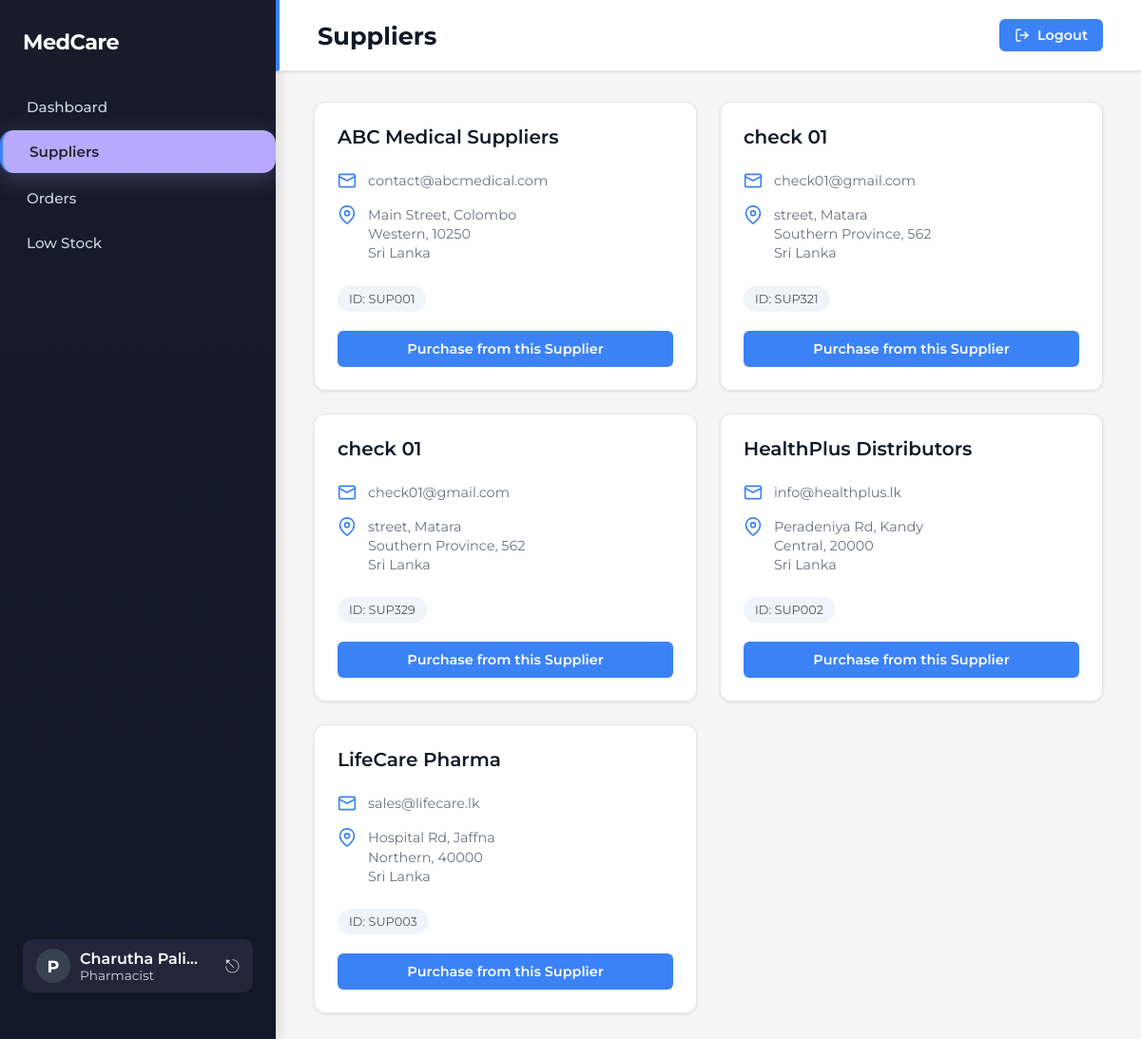
/view_suppliers.php (signed in), run on the app's committed database.
### tables this page shows
CREATE TABLE IF NOT EXISTS `supplier` (
  `SUPPLIER_ID` varchar(10) NOT NULL,
  `COMPANY_NAME` char(50) NOT NULL,
  `EMAIL` varchar(100) NOT NULL,
  `ZIP_CODE` varchar(50) NOT NULL,
  `CITY` char(50) NOT NULL,
  `STREET` char(50) NOT NULL,
  `STATE` char(50) NOT NULL,
  `COUNTRY` char(50) NOT NULL,
  PRIMARY KEY (`SUPPLIER_ID`)
);

### public/view_suppliers.php (the view, shortened to what this page needs)
<?php
require_once '../config/db_connect.php';
$f_name = $_SESSION['f_name'] ?? 'Pharmacist';
$l_name = $_SESSION['l_name'] ?? '';
$sql = "SELECT SUPPLIER_ID, COMPANY_NAME, EMAIL, STREET, CITY, STATE, ZIP_CODE, COUNTRY
        FROM supplier
        ORDER BY COMPANY_NAME";
$result = $conn->query($sql);
?>
<!DOCTYPE html>
<html lang="en">
<head>
<link rel="stylesheet" href="../css/dashboard.css">
</head>
<body>
<div class="sidebar" style="background: linear-gradient(180deg, #181c2a 0%, #111827 100%); color: #fff; min-width: 290px; width: 290px; display: flex; flex-direction: column; align-items: stretch; justify-content: space-between; height: 100vh; position: fixed; left: 0; top: 0; box-shadow: 4px 0 12px rgba(0,0,0,0.10); overflow: hidden;">
    <div>
        <div class="sidebar-logo" style="padding: 0 24px; margin-bottom: 32px; font-size: 1.4rem; font-weight: 700; letter-spacing: -0.5px; color: #fff;">MedCare</div>
        <nav class="sidebar-nav" style="display: flex; flex-direction: column; gap: 2px;">
            <a href="dashboard_pharmacist.php" style="display: flex; align-items: center; gap: 12px; padding: 13px 28px; border-radius: 12px; color: #cbd5e1; font-weight: 500;">Dashboard</a>
            <a href="view_suppliers.php" class="active" style="display: flex; align-items: center; gap: 12px; padding: 13px 28px; border-radius: 14px; background: #b7aaff; color: #23232a; font-weight: 600; margin-bottom: 2px; margin-left: 10; margin-right: -8px; box-shadow: 0 6px 24px 0 rgba(183,170,255,0.25), 0 1.5px 8px 0 rgba(0,0,0,0.10); position: relative; z-index: 2;">Suppliers</a>
            <a href="view_orders.php" style="display: flex; align-items: center; gap: 12px; padding: 13px 28px; border-radius: 12px; color: #cbd5e1; font-weight: 500;">Orders</a>
            <a href="view_low_stock.php" style="display: flex; align-items: center; gap: 12px; padding: 13px 28px; border-radius: 12px; color: #cbd5e1; font-weight: 500;">Low Stock</a>
        </nav>
    </div>
    <div style="padding: 0 24px 24px 24px;">
        <div style="display: flex; align-items: center; gap: 10px; background: #23263a; border-radius: 10px; padding: 10px 14px;">
            <div style="width: 36px; height: 36px; border-radius: 50%; background: #374151; display: flex; align-items: center; justify-content: center; font-size: 1.1em; font-weight: 700; color: #fff;">P</div>
            <div style="flex:1; min-width:0;">
                <div style="font-size: 1em; font-weight: 600; color: #fff; white-space:nowrap; overflow:hidden; text-overflow:ellipsis;">
                    <?php echo htmlspecialchars($f_name . ' ' . $l_name); ?>
                </div>
                <div style="font-size: 0.85em; color: #cbd5e1;">Pharmacist</div>
            </div>
            <a href="logout.php" style="color: #cbd5e1; font-size: 1.2em; text-decoration: none; margin-left: 8px;">⎋</a>
        </div>
    </div>
</div>
<div class="main-content">
    <div class="header-bar">
        <h1>Suppliers</h1>
        <a href="logout.php" style="display: flex; align-items: center; gap: 8px; color: white; background: #3B82F6; text-decoration: none; font-weight: 600; padding: 8px 16px; border-radius: 6px; transition: all 0.3s; font-size: 0.9rem;" onmouseover="this.style.background='#2563EB';" onmouseout="this.style.background='#3B82F6';">
            <svg width="16" height="16" viewBox="0 0 24 24" fill="none" stroke="currentColor" stroke-width="2" stroke-linecap="round" stroke-linejoin="round">
                <path d="M9 21H5a2 2 0 0 1-2-2V5a2 2 0 0 1 2-2h4"></path>
                <polyline points="16 17 21 12 16 7"></polyline>
                <line x1="21" y1="12" x2="9" y2="12"></line>
            </svg>
            Logout
        </a>
    </div>
    <div class="content">
        <?php if ($result && $result->num_rows > 0): ?>
            <div class="supplier-grid">
                <?php while ($row = $result->fetch_assoc()): ?>
                    <div class="supplier-card">
                        <h3><?= htmlspecialchars($row['COMPANY_NAME']) ?></h3>
                        <div class="supplier-info">
                            <div class="info-row">
                                <div class="info-icon">
                                    <svg width="20" height="20" viewBox="0 0 24 24" fill="none" stroke="currentColor" stroke-width="2" stroke-linecap="round" stroke-linejoin="round">
                                        <rect x="2" y="4" width="20" height="16" rx="2"></rect>
                                        <path d="m22 7-10 5L2 7"></path>
                                    </svg>
                                </div>
                                <span><?= htmlspecialchars($row['EMAIL']) ?></span>
                            </div>
                            <div class="info-row">
                                <div class="info-icon">
                                    <svg width="20" height="20" viewBox="0 0 24 24" fill="none" stroke="currentColor" stroke-width="2" stroke-linecap="round" stroke-linejoin="round">
                                        <path d="M21 10c0 7-9 13-9 13s-9-6-9-13a9 9 0 0 1 18 0z"></path>
                                        <circle cx="12" cy="10" r="3"></circle>
                                    </svg>
                                </div>
                                <span>
                                    <?= htmlspecialchars($row['STREET'] . ', ' . $row['CITY']) ?><br>
                                    <?= htmlspecialchars($row['STATE'] . ', ' . $row['ZIP_CODE']) ?><br>
                                    <?= htmlspecialchars($row['COUNTRY']) ?>
                                </span>
                            </div>
                        </div>
                        <span class="supplier-id">ID: <?= htmlspecialchars($row['SUPPLIER_ID']) ?></span>
                        <a href="create_purchase.php?supplier_id=<?= urlencode($row['SUPPLIER_ID']) ?>" class="btn-purchase">
                            Purchase from this Supplier
                        </a>
                    </div>
                <?php endwhile; ?>
            </div>
        <?php endif; ?>
    </div>
</div>
</body>
</html>

### css/dashboard.css (style rules this page uses)
* { margin: 0; padding: 0; box-sizing: border-box; }
body { font-family: 'Montserrat', sans-serif; background: #f5f5f5; display: flex; height: 100vh; }
.sidebar { width: 240px; background: linear-gradient(180deg, #1F2937 0%, #111827 100%); color: white; padding: 30px 0px; position: fixed; height: 100vh; overflow-y: hidden; box-shadow: 4px 0 12px rgba(0,0,0,0.1); }
.sidebar-logo { padding: 10px 24px; margin-bottom: 32px; font-size: 1.4rem; font-weight: 700; letter-spacing: -0.5px; }
.sidebar-nav { display: flex; flex-direction: column; }
.sidebar-nav a, .sidebar-nav button { display: flex; align-items: center; padding: 12px 24px; text-decoration: none; color: #9CA3AF; font-size: 0.95rem; font-weight: 500; transition: all 0.2s; border: none; background: none; cursor: pointer; width: 100%; text-align: left; }
.sidebar-nav a.active { background: rgba(59,130,246,0.1); color: #3B82F6; border-left: 3px solid #3B82F6; padding-left: 21px; }
.main-content { margin-left: 240px; flex: 1; display: flex; flex-direction: column; }
.header-bar { background: #e8f0fe; padding: 24px; border-radius: 0px; box-shadow: 0 1px 3px rgba(0,0,0,0.1); border-left: 4px solid #3B82F6; text-align: center; position: relative; transition: background 0.2s; }
.header-bar h1 { color: #111827; }
.content { flex: 1; overflow-y: auto; padding: 32px 40px; }

### public/view_suppliers.php (style rules this page uses)
* { margin: 0; padding: 0; box-sizing: border-box; }
body { font-family: 'Montserrat', sans-serif; background: #f5f5f5; display: flex; height: 100vh; }
.main-content { margin-left: 290px; flex: 1; display: flex; flex-direction: column; }
.header-bar { background: white; padding: 20px 40px; display: flex; justify-content: space-between; align-items: center; box-shadow: 0 1px 3px rgba(0,0,0,0.1); border-bottom: 1px solid #e5e7eb; }
.header-bar h1 { color: #111827; font-size: 1.6rem; font-weight: 700; margin: 0; }
.content { flex: 1; overflow-y: auto; padding: 32px 40px; }
.supplier-grid { display: grid; grid-template-columns: repeat(auto-fill, minmax(280px, 1fr)); gap: 24px; }
.supplier-card { background: white; border-radius: 12px; padding: 24px; box-shadow: 0 1px 3px rgba(0,0,0,0.1); border: 1px solid #e5e7eb; transition: all 0.3s; }
.supplier-card h3 { font-size: 1.25rem; font-weight: 600; color: #111827; margin-bottom: 16px; }
.supplier-info { margin-bottom: 16px; }
.info-row { display: flex; align-items: flex-start; padding: 8px 0; gap: 12px; font-size: 0.9rem; color: #6B7280; line-height: 1.4; }
.info-icon { width: 20px; height: 20px; display: flex; align-items: center; justify-content: center; flex-shrink: 0; color: #3B82F6; }
.supplier-id { display: inline-block; padding: 6px 12px; background: #f0f4f8; border-radius: 20px; font-size: 0.8rem; color: #4B5563; margin-bottom: 20px; }
.btn-purchase { width: 100%; padding: 10px; background: #3B82F6; color: white; border: none; border-radius: 6px; font-size: 0.9rem; font-weight: 600; cursor: pointer; text-decoration: none; display: block; text-align: center; transition: 0.2s; }

### data on the page
supplier: COMPANY_NAME "ABC Medical Suppliers", EMAIL "contact@abcmedical.com", STREET+CITY "Main Street, Colombo", STATE+ZIP_CODE "Western, 10250", COUNTRY "Sri Lanka", SUPPLIER_ID "SUP001"
supplier: COMPANY_NAME "check 01", EMAIL "check01@gmail.com", STREET+CITY "street, Matara", STATE+ZIP_CODE "Southern Province, 562", COUNTRY "Sri Lanka", SUPPLIER_ID "SUP321"
supplier: COMPANY_NAME "check 01", EMAIL "check01@gmail.com", STREET+CITY "street, Matara", STATE+ZIP_CODE "Southern Province, 562", COUNTRY "Sri Lanka", SUPPLIER_ID "SUP329"
supplier: COMPANY_NAME "HealthPlus Distributors", EMAIL "info@healthplus.lk", STREET+CITY "Peradeniya Rd, Kandy", STATE+ZIP_CODE "Central, 20000", COUNTRY "Sri Lanka", SUPPLIER_ID "SUP002"
supplier: COMPANY_NAME "LifeCare Pharma", EMAIL "sales@lifecare.lk", STREET+CITY "Hospital Rd, Jaffna", STATE+ZIP_CODE "Northern, 40000", COUNTRY "Sri Lanka", SUPPLIER_ID "SUP003"

### other printed values
$f_name . ' ' . $l_name "Charutha Palih…"
